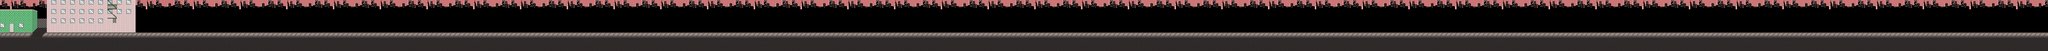

Tiled map render using the project's own tile images. Description and the map definition, with tile-layer contents summarised, below:
An orthogonal 438x11 tile map with 16x16 px tiles, 3 tile layers (Background, Base, Overlay) and 1 object (ground).

<map version="1.0" orientation="orthogonal" renderorder="right-down" width="438" height="11" tilewidth="16" tileheight="16" nextobjectid="4">
 <tileset firstgid="1" name="assets001" tilewidth="16" tileheight="16" tilecount="64" columns="2">
  <image source="../img/background/assets001.png" width="32" height="512" />
 </tileset>
 <layer name="Background" width="438" height="11">
  <data>[4818 cells, 4818 non-empty, 2 distinct tile ids]</data>
 </layer>
 <layer name="Base" width="438" height="11">
  <data>[4818 cells, 2769 non-empty, 34 distinct tile ids]</data>
 </layer>
 <layer name="Overlay" width="438" height="11">
  <data>[4818 cells, 9 non-empty, 9 distinct tile ids]</data>
 </layer>
 <objectgroup name="Platforms" opacity="0">
  <object id="1" name="ground" type="ground" x="0" y="155" width="7008" height="20">
   <properties>
    <property name="collidable" type="bool" value="true" />
   </properties>
  </object>
 </objectgroup>
</map>